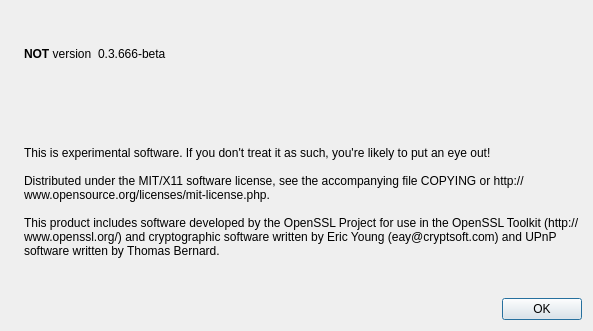
<?xml version="1.0" encoding="UTF-8"?>
<ui version="4.0">
 <class>AboutDialog</class>
 <widget class="QDialog" name="AboutDialog">
  <property name="geometry">
   <rect>
    <x>0</x>
    <y>0</y>
    <width>593</width>
    <height>331</height>
   </rect>
  </property>
  <property name="windowTitle">
   <string>About NOT</string>
  </property>
  <layout class="QHBoxLayout" name="horizontalLayout_2">
   <item>
    <widget class="QLabel" name="label_4">
     <property name="sizePolicy">
      <sizepolicy hsizetype="Preferred" vsizetype="Ignored">
       <horstretch>0</horstretch>
       <verstretch>0</verstretch>
      </sizepolicy>
     </property>
     <property name="pixmap">
      <pixmap resource="../bitcoin.qrc">:/images/about</pixmap>
     </property>
    </widget>
   </item>
   <item>
    <layout class="QVBoxLayout" name="verticalLayout_2">
     <item>
      <spacer name="verticalSpacer_2">
       <property name="orientation">
        <enum>Qt::Vertical</enum>
       </property>
       <property name="sizeHint" stdset="0">
        <size>
         <width>20</width>
         <height>40</height>
        </size>
       </property>
      </spacer>
     </item>
     <item>
      <layout class="QHBoxLayout" name="horizontalLayout">
       <item>
        <widget class="QLabel" name="label">
         <property name="cursor">
          <cursorShape>IBeamCursor</cursorShape>
         </property>
         <property name="text">
          <string>&lt;b&gt;NOT&lt;/b&gt; version</string>
         </property>
         <property name="textInteractionFlags">
          <set>Qt::LinksAccessibleByMouse|Qt::TextSelectableByKeyboard|Qt::TextSelectableByMouse</set>
         </property>
        </widget>
       </item>
       <item>
        <widget class="QLabel" name="versionLabel">
         <property name="cursor">
          <cursorShape>IBeamCursor</cursorShape>
         </property>
         <property name="text">
          <string notr="true">0.3.666-beta</string>
         </property>
         <property name="textInteractionFlags">
          <set>Qt::LinksAccessibleByMouse|Qt::TextSelectableByKeyboard|Qt::TextSelectableByMouse</set>
         </property>
        </widget>
       </item>
       <item>
        <spacer name="horizontalSpacer">
         <property name="orientation">
          <enum>Qt::Horizontal</enum>
         </property>
         <property name="sizeHint" stdset="0">
          <size>
           <width>40</width>
           <height>20</height>
          </size>
         </property>
        </spacer>
       </item>
      </layout>
     </item>
     <item>
      <widget class="QLabel" name="copyrightLabel">
       <property name="cursor">
        <cursorShape>IBeamCursor</cursorShape>
       </property>
       <property name="text">
        <string>


</string>
       </property>
       <property name="textInteractionFlags">
        <set>Qt::LinksAccessibleByMouse|Qt::TextSelectableByKeyboard|Qt::TextSelectableByMouse</set>
       </property>
      </widget>
     </item>
     <item>
      <widget class="QLabel" name="label_2">
       <property name="cursor">
        <cursorShape>IBeamCursor</cursorShape>
       </property>
       <property name="text">
        <string>
This is experimental software. If you don't treat it as such, you're likely to put an eye out!

Distributed under the MIT/X11 software license, see the accompanying file COPYING or http://www.opensource.org/licenses/mit-license.php.

This product includes software developed by the OpenSSL Project for use in the OpenSSL Toolkit (http://www.openssl.org/) and cryptographic software written by Eric Young (eay@cryptsoft.com) and UPnP software written by Thomas Bernard.</string>
       </property>
       <property name="wordWrap">
        <bool>true</bool>
       </property>
       <property name="textInteractionFlags">
        <set>Qt::LinksAccessibleByMouse|Qt::TextSelectableByKeyboard|Qt::TextSelectableByMouse</set>
       </property>
      </widget>
     </item>
     <item>
      <spacer name="verticalSpacer">
       <property name="orientation">
        <enum>Qt::Vertical</enum>
       </property>
       <property name="sizeHint" stdset="0">
        <size>
         <width>20</width>
         <height>40</height>
        </size>
       </property>
      </spacer>
     </item>
     <item>
      <widget class="QDialogButtonBox" name="buttonBox">
       <property name="orientation">
        <enum>Qt::Horizontal</enum>
       </property>
       <property name="standardButtons">
        <set>QDialogButtonBox::Ok</set>
       </property>
      </widget>
     </item>
    </layout>
   </item>
  </layout>
 </widget>
 <resources>
  <include location="../bitcoin.qrc"/>
 </resources>
 <connections>
  <connection>
   <sender>buttonBox</sender>
   <signal>accepted()</signal>
   <receiver>AboutDialog</receiver>
   <slot>accept()</slot>
   <hints>
    <hint type="sourcelabel">
     <x>360</x>
     <y>308</y>
    </hint>
    <hint type="destinationlabel">
     <x>157</x>
     <y>274</y>
    </hint>
   </hints>
  </connection>
  <connection>
   <sender>buttonBox</sender>
   <signal>rejected()</signal>
   <receiver>AboutDialog</receiver>
   <slot>reject()</slot>
   <hints>
    <hint type="sourcelabel">
     <x>428</x>
     <y>308</y>
    </hint>
    <hint type="destinationlabel">
     <x>286</x>
     <y>274</y>
    </hint>
   </hints>
  </connection>
 </connections>
</ui>
